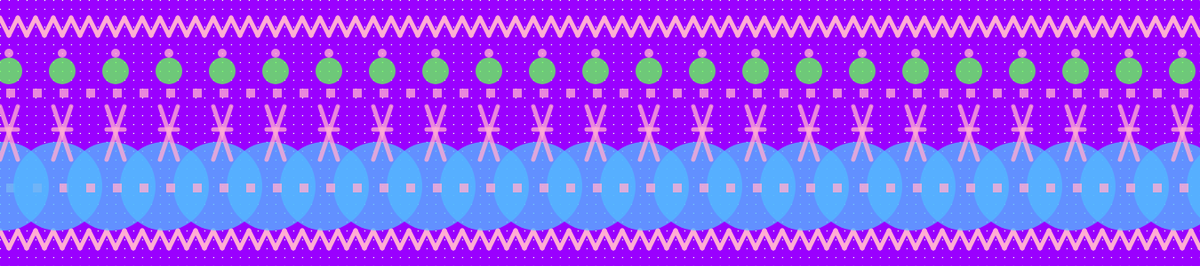
Frame 1 (no input)
Frame 60 (no input): identical to frame 1, image omitted
Frame 120 (the mouse pressed at the canvas centre since frame 60): identical to frame 1, image omitted

The p5.js sketch that drew this single still picture (run headless with seeded random() and noise() and a simulated clock; from frame 60 on, the mouse is pressed at the canvas centre):

// p5.js sketch
// ── sketch.js
//Katie Wilson HW - 3

function setup() {
  createCanvas(1350, 300);
  background(154, 0, 255);

  for (var y = 0; y <= height; y += 10) {
    for (var z = 0; z <= width; z += 10) {
     stroke(213, 255, 194, 50);
       rect(z, y, 1, 1);
   }
  }

  for (var x = 0; x <= 2750; x += 60) {
   stroke(255, 173, 211);
    strokeWeight(5);
      line(x, 20, x + 10, 40);
      line(x + 10, 40, x + 20, 20);
      line(x + 20, 20, x + 30, 40);
      line(x + 30, 40, x + 40, 20);
      line(x + 40, 20, x + 50, 40);
      line(x + 50, 40, x + 60, 20);
      line(x, 260, x + 10, 280);
      line(x + 10, 280, x + 20, 260);
      line(x + 20, 260, x + 30, 280);
      line(x + 30, 280, x + 40, 260);
      line(x + 40, 260, x + 50, 280);
      line(x + 50, 280, x + 60, 260);
   noStroke();
    fill(255, 173, 211, 200);
      ellipse(x + 10, 60, 10);
      rect(x/2 + 7, 207, 10, 10);
      rect(x/2 + 7, 100, 10, 10);
    fill(84, 184, 255, 200);
      ellipse(x + 5, 210, 100);
    fill(98, 255, 84, 200);
     noStroke();
      ellipse(x + 10, 80, 30);
   stroke(255, 173, 211, 200);
    strokeWeight(5);
      line(x, 120, x + 20, 180);
      line(x, 180, x + 20, 120);
      line(x, 146, x + 20, 146);
  }
}

function draw() {

}
